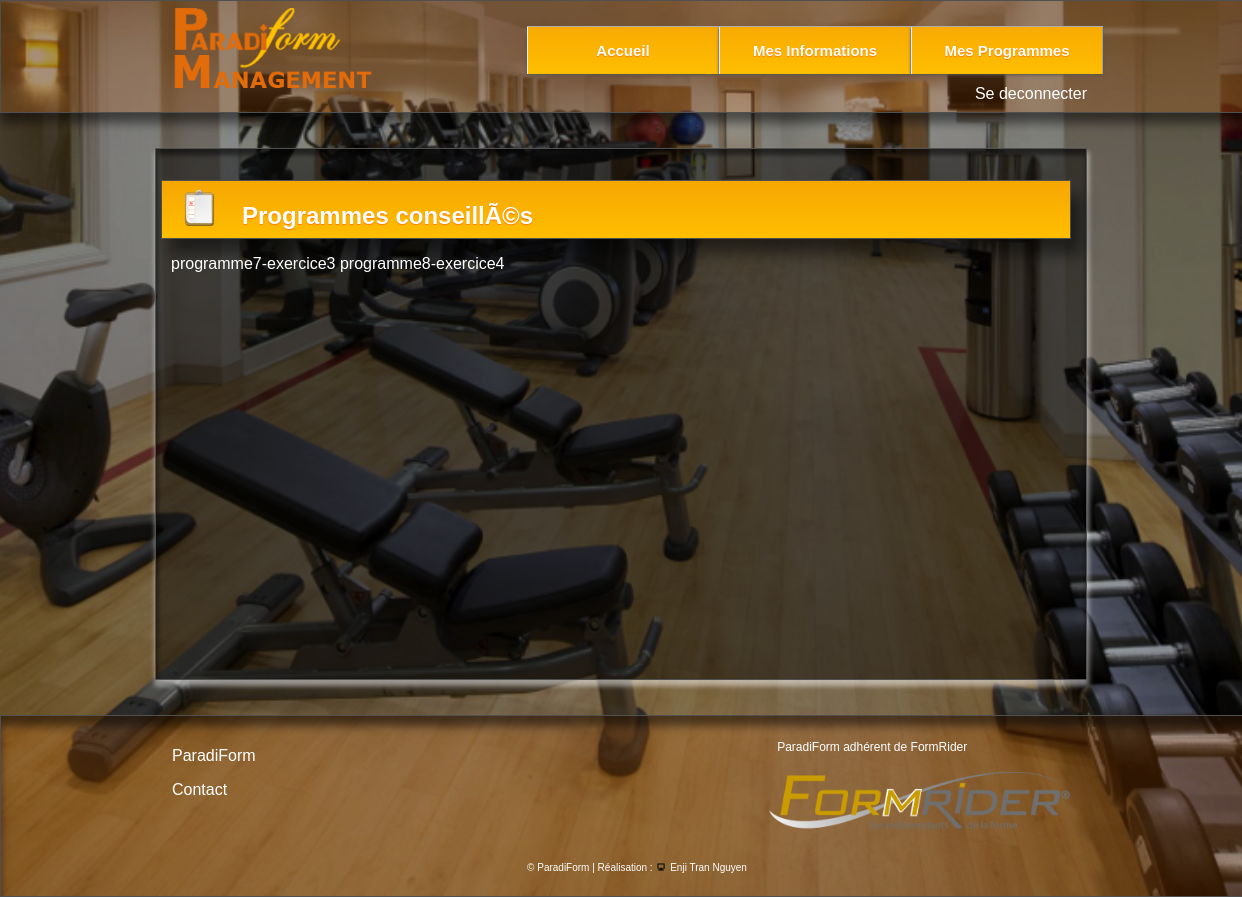
Screenshot of /espace/programme_conseille.php (signed in) with the database file from the repository.
### tables this page shows
create table effectuer( id_programme int (5)not NULL,
id_exercice int(5) not NULL,
foreign key(id_programme) REFERENCES programme(id_programme),
foreign key (id_exercice) REFERENCES exercice(id_exercice)
);

create table programme (id_programme int(5) auto_increment not NULL, 
nom varchar(10),
muscle_travaille varchar (255),
difficulte varchar(10),
type varchar(20), 
primary key (id_programme)
);

create table exercice(id_exercice int(5) auto_increment not NULL,
nom varchar(50),
commentaire varchar(100),
biceps varchar(25),
quadriceps varchar(25),
pectoraux varchar(25),
cuisses varchar(25),
mollets varchar(25),
dos varchar(25),
abdominaux varchar(25),
triceps varchar(25),
epaules varchar(25),
primary key(id_exercice)
);

### espace/programme_conseille.php (the view, shortened to what this page needs)
<!DOCTYPE html>
	<?php
if($_SESSION['type']=='abonne')
{?>
<html>
<head>
<link href="styles/styles.css" media="all" rel="stylesheet" type="text/css">
<link href="styles/menu.css" media="all" rel="stylesheet" type="text/css">
</head>
<body>
<div class="header">
	<?php include "header/header.php"; ?></div>
<div class="content">
	<h1><img src="pictures/programmes.png" alt="Programmes" height="40px" width="45px" style="margin-bottom: -5px;" />&nbsp;&nbsp;
	Programmes conseillÃ©s</h1>
<?php
        try
	{
		$bdd = new PDO('mysql:host=localhost;dbname=salle_musculation', 'root', '');
	}
	catch (Exception $e)
	{
			die('Erreur : ' . $e->getMessage());
	}
$reponse = $bdd->query("SELECT * FROM programme where type='employe'");
while ($donnees = $reponse->fetch())
{
    $id_programme=$donnees['id_programme'];
$requete = $bdd->query("SELECT * from exercice, effectuer where exercice.id_exercice = effectuer.id_exercice and id_programme='".$id_programme."'");
while ($req = $requete->fetch())
{
   echo $donnees['nom']."-".$req['nom']?>&nbsp;<?php ;
}
}
?>
</div>
<div class="footer">
	<?php
}else{
	header('location:connexion.php');
}
	include "footer/footer.php"; ?></div>
</body>
</html>

### espace/styles/styles.css (style rules this page uses)
h1 { background: url("../pictures/gradient-bg.png") repeat-x bottom; padding:8px; padding-left:15px; font-size:24px; margin-left:-10px; box-shadow: 10px 15px 15px rgba(0, 0, 0, 0.5); border: 1px #505050 solid; text-shadow: 0 1px 1px #ff7800; }
html, body { font-family: "Verdana",sans-serif; background: url('../pictures/bg.png') center center fixed; color:#FFFFFF; background-repeat: repeat-x; -webkit-background-size: cover; -moz-background-size: cover; -o-background-size: cover; background-size: cover; margin:0; padding:0 }
body { background-image: url('../pictures/background.png'); margin: 0; padding: 0; border: 0; }
.content { margin: auto; margin-top: 35px; margin-bottom: 35px; width: 900px; min-width: 600px; min-height: 500px; border: 1px #505050 solid; background-image:url("../pictures/bgContent.png"); box-shadow: 1px 5px 5px 1px rgba(0, 0, 0, 0.5) inset, 1px 5px 5px 1px rgba(255, 255, 255, 0.5); padding: 15px; }
.footer { width: 100%; height:150px; margin-top: 20px; border: 1px #505050 solid; padding: 15px; background-image:url("../pictures/bg.png"); box-shadow: 0px 10px 10px rgba(0, 0, 0, 0.5) inset; }

### rows the page displays
effectuer: id_programme.nom "programme7", id_exercice.nom "exercice3"
effectuer: id_programme.nom "programme8", id_exercice.nom "exercice4"
